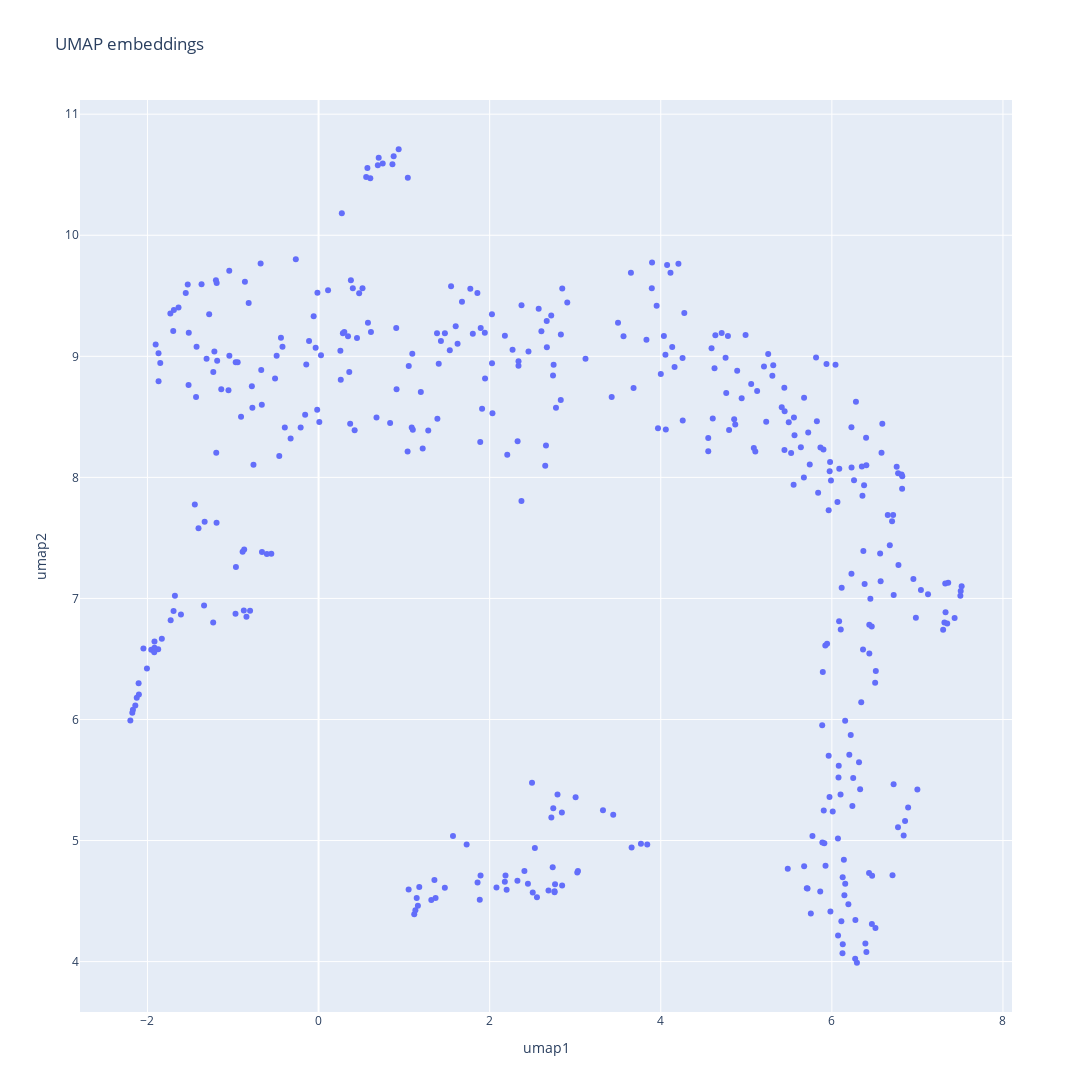

Notebook code cell kept with this figure:
### Code cell
fig = px.scatter(df, x = 'umap1', y = 'umap2', width=1200, height=1200, title="UMAP embeddings", hover_name='label')
fig.show()

### Figure 1 — Plotly figure (JSON) as saved in the notebook; plotly's stock layout.template omitted (floating-point values rounded to 4 significant figures; data arrays with more than 128 entries replaced by an {"elided": "..."} marker saying what was removed)
{"data": [{"hovertemplate": "<b>%{hovertext}</b><br><br>umap1=%{x}<br>umap2=%{y}<extra></extra>", "hovertext": {"elided": "400 str values"}, "legendgroup": "", "marker": {"color": "#636efa", "symbol": "circle"}, "mode": "markers", "name": "", "orientation": "v", "showlegend": false, "type": "scatter", "x": {"elided": "400 float values"}, "xaxis": "x", "y": {"elided": "400 float values"}, "yaxis": "y"}], "layout": {"height": 1200, "legend": {"tracegroupgap": 0}, "title": {"text": "UMAP embeddings"}, "width": 1200, "xaxis": {"anchor": "y", "domain": [0, 1], "title": {"text": "umap1"}}, "yaxis": {"anchor": "x", "domain": [0, 1], "title": {"text": "umap2"}}}}
